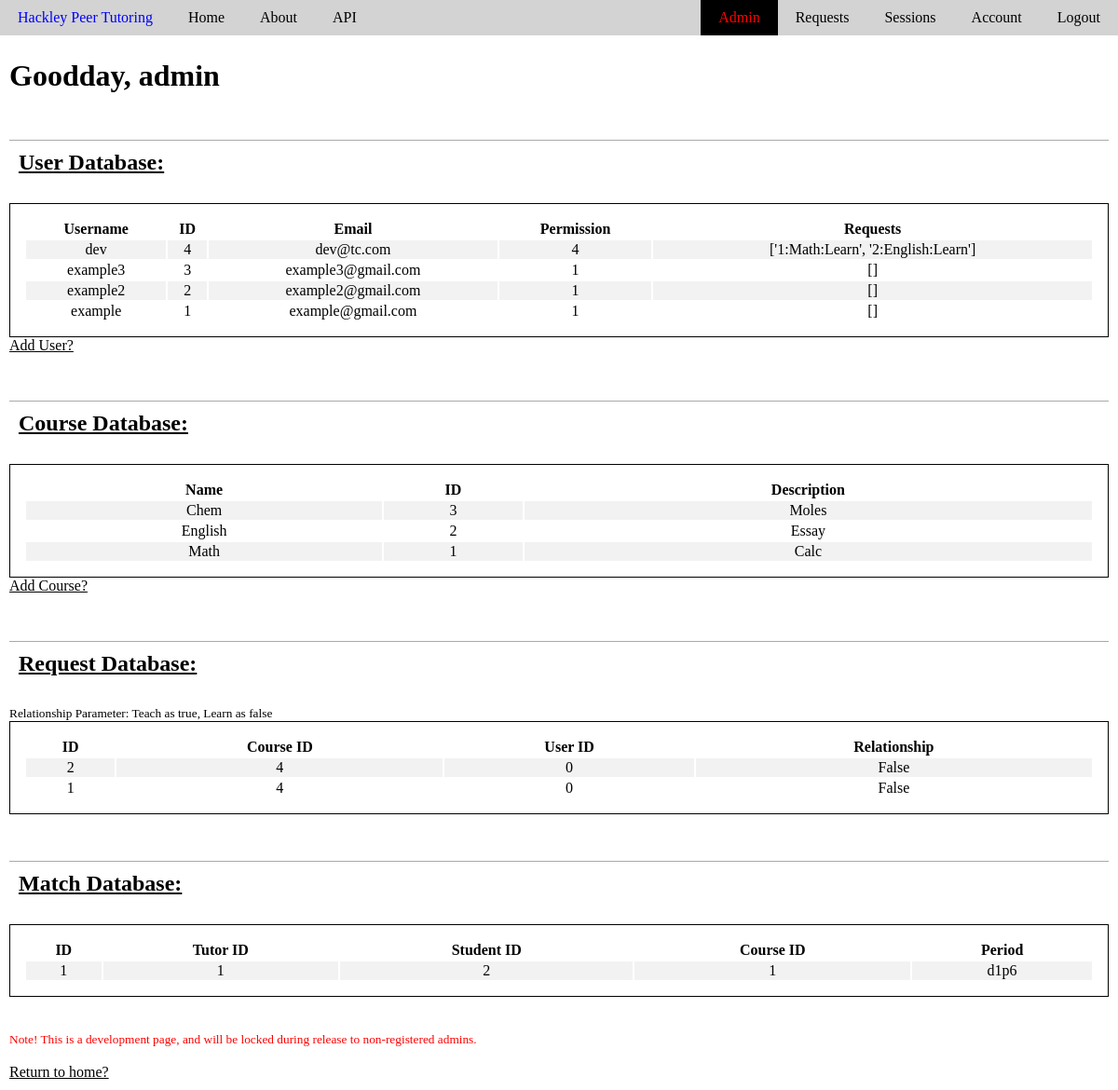
The app's page /admin (signed in) with its own data.
### PeerTutor/models.py (models this page shows, shortened)
class User(db.Model, UserMixin):
    __tablename__ = 'user'
    id = db.Column(db.Integer, primary_key=True)
    username = db.Column(db.String(20), unique=True, nullable=False)
    email = db.Column(db.String(120), unique=True, nullable=False)
    password = db.Column(db.String(60), nullable=False)
    permission = db.Column(db.Integer, default='1')
    grade = db.Column(db.Integer, nullable=False)
    date_joined = db.Column(db.DateTime, nullable=False, default=datetime.utcnow)
    gradeLevels = db.Column(db.String(20), default="8,9,10,11,12") #8 means all middle school
    schedule = db.relationship('Schedule', backref='user', lazy=True)
    requests = db.relationship('CourseRequest', backref='user', lazy=True)

class CourseRequest(db.Model):
    __tablename__ = 'courseRequest'
    id = db.Column(db.Integer, primary_key=True)
    user_id = db.Column(db.Integer, db.ForeignKey('user.id'), nullable=False)
    course_id = db.Column(db.Integer, nullable=False)
    relationship = db.Column('relationship', db.Boolean, nullable=False)
    date_added = db.Column(db.DateTime, nullable=False, default=datetime.utcnow)

class Course(db.Model):
    __tablename__ = 'course'
    id = db.Column(db.Integer, primary_key=True)
    name = db.Column(db.String(20), unique=True, nullable=False)
    description = db.Column(db.Text, nullable=False)

class Match(db.Model):
    __tablename__ = 'match'
    id = db.Column(db.Integer, primary_key=True)
    tutor_id = db.Column(db.Integer, nullable=False)
    tutee_id = db.Column(db.Integer, nullable=False)
    course_id = db.Column(db.Integer, nullable=False)
    period = db.Column('period', db.String, nullable=False)

### PeerTutor/admin/routes.py (the view)
@admin.route("/admin")
@login_required
def adminPage():
    if  current_user.is_authenticated and current_user.permission < 4:
        flash('You don\'t have permission to do that!', 'alert')
        return redirect(url_for('main.home'))
    else:
        users = User.query.order_by(User.date_joined.desc()).all()
        courses = Course.query.order_by(Course.id.desc()).all()
        requests = CourseRequest.query.order_by(CourseRequest.id.desc()).all()
        matches = Match.query.order_by(Match.id.desc()).all()
        return render_template('/admin.html', users=users, courses=courses,
            get_user_requests=get_user_requests, requests=requests, extract=extract,
            matches=matches)

### PeerTutor/admin/utils.py (called while the page is built)
def get_user_requests(user):
    requests = CourseRequest.query.filter_by(user=user).all()
    array_requests = []
    for request in requests:
        relationship = request.relationship
        if relationship == True:
            teachOrLearn = "Teach"
        else:
            teachOrLearn = "Learn"
        array_requests.append(str(request.id) + ":" + Course.query.get(request.id).name + ":" + teachOrLearn)
    return array_requests

### PeerTutor/models.py (called while the page is built)
@login_manager.user_loader
def load_user(user_id):
   return User.query.get(int(user_id))

### PeerTutor/templates/admin.html (shortened to what this page needs)
{% extends 'base.html' %}
{% block content %}
    <h1> Goodday, admin </h1>
    <h2 class="admin-table-title"> User Database: </h2>
    <table class="admin-table">
        <tr>
            <th> Username </th>
            <th> ID </th>
            <th> Email </th>
            <th> Permission </th>
            <th> Requests </th>
        </tr>
        {% for user in users %}
            <tr>
                <td> {{ user.username }} </td>
                <td> {{ user.id }} </td>
                <td> {{ user.email }} </td>
                <td> {{ user.permission }} </td>
                <td> {{ get_user_requests(user) }} </td>
            </tr>
        {% endfor %}
    </table>
    <a class="development-link" href="{{ url_for('admin.addUser')}}"> Add User? </a>
    <h2 class="admin-table-title"> Course Database: </h2>
    <table class="admin-table">
        <tr>
            <th> Name </th>
            <th> ID </th>
            <th> Description </th>
        </tr>
        {% for course in courses %}
            <tr>
                <td> {{ course.name }} </td>
                <td> {{ course.id }} </td>
                <td> {{ course.description }} </td>
            </tr>
        {% endfor %}
    </table>
    <a class="development-link" href="{{ url_for('admin.addCourse')}}"> Add Course? </a>
    <br>
    <h2 class="admin-table-title"> Request Database: </h2>
    <small>
        Relationship Parameter: Teach as true, Learn as false
    </small>
    <table class="admin-table">
        <tr>
            <th> ID </th>
            <th> Course ID </th>
            <th> User ID </th>
            <th> Relationship </th>
        </tr>
        {% for request in requests %}
            <tr>
                <td> {{ request.id }} </td>
                <td> {{ request.user_id }} </td>
                <td> {{ request.course_id }} </td>
                <td> {{ request.relationship}} </td>
            </tr>
        {% endfor %}
    </table>
    <h2 class="admin-table-title"> Match Database: </h2>
    <table class="admin-table">
        <tr>
            <th> ID </th>
            <th> Tutor ID </th>
            <th> Student ID </th>
            <th> Course ID </th>
            <th> Period </th>
        </tr>
        {% for match in matches %}
            <tr>
                <td> {{ match.id }} </td>
                <td> {{ match.tutor_id }} </td>
                <td> {{ match.tutee_id }} </td>
                <td> {{ match.course_id }} </td>
                <td> {{ match.period }} </td>
            </tr>
        {% endfor %}
    </table>
    <br> <br>
    <small style="color:red">
        Note! This is a development page, and will be locked during release to non-registered admins.
    </small>
    <br> <br>
    <a class="development-link" href="{{url_for('main.home')}}"> Return to home? </a>
{% endblock %}

### PeerTutor/templates/base.html (shortened to what this page needs)
<!DOCTYPE html>
<html lang="en">
<head>
    <link rel="stylesheet" type="text/css" href="{{ url_for('static', filename='main.css') }}">
</head>
<body>
  <header class="nav-bar-header">
    <nav class="nav-bar-nav">
      <div class="nav-bar-div">
        <a class="link left-link logo" href="{{ url_for('main.home') }}">Hackley Peer Tutoring</a>
          <div class="left-link-group">
            <a class="link left-link" href="{{ url_for('main.home') }}">Home</a>
            <a class="link left-link" href="{{ url_for('main.home') }}">About</a>
            <a class="link left-link" href="{{ url_for('main.apiHelp')}}">API</a>
          </div>
          <div class="right-link-group">
          {% if current_user.is_authenticated %}
            <a class="link right-link" href=" {{ url_for('users.logout') }}">Logout</a>
            <a class="link right-link" href=" {{ url_for('users.account') }}">Account</a>
            <a class="link right-link" href=" {{ url_for('main.home') }}">Sessions</a>
            <a class="link right-link" href=" {{ url_for('tutor_functions.requests') }}">Requests</a>
          {% else %}
            <a class="link right-link" href=" {{ url_for('users.login') }}">Login</a>
            <a class="link right-link" href="{{ url_for('users.register') }}">Register</a>
          {% endif %}
          {% if current_user.permission == 4%}
            <a class="link right-link admin-link" href="{{ url_for('admin.adminPage') }}">Admin</a>
          {% endif%}
        </div>
      </div>
    </nav>
  </header>
  <main role="main" class="content">
      <div class="#">
      <div class="#">
          {% block content %}{% endblock %}
      </div>
  </main>
</body>

### PeerTutor/static/main.css (style rules this page uses)
body { margin: 0px; }
.admin-table { border: 1px solid black; width: 100%; text-align: center; padding: 15px; }
tr { border-bottom: 1px solid black; border-right: 1px solid black; }
tr:nth-child(even) { background-color: #f2f2f2; }
.admin-table-title { text-decoration: underline; border-top: 1px solid darkgrey; margin-top: 50px; padding:10px; }
.development-link { color: black; }
.link { display: inline; padding-top: 10px; padding-bottom: 10px; padding-right: 19px; padding-left: 19px; margin-top:0px; color:black; text-decoration: none; background-color: lightgrey; }
.right-link { float: right; }
.left-link { float: left; }
.nav-bar-header { display:inline-block; height: auto; width: 100%; padding-top: 0px; background-color: lightgrey; margin-top: 0px; margin-left: 0px; margin-right: 0px; }
.logo { border-style: hidden; color: blue; margin-left: 0px; }
.left-link-group { float: left; }
.right-link-group { float:right; }
.nav-bar-nav { width: 100%; margin-top: 0px; margin-left: 0px; margin-right: 0px; }
.nav-bar-div { margin: 0px; }
.admin-link { color: red; background-color:black }
.content { margin: 10px; }

### records on screen
User: username "dev", id "4", email "dev@tc.com", permission "4"
CourseRequest: relationship+id "['1:Math:Learn', '2:English:Learn']", id "1", user_id "4", course_id "0", relationship "False"
User: username "example3", id "3", email "example3@gmail.com", permission "1", get_user_requests "[]"
User: username "example2", id "2", email "example2@gmail.com", permission "1", get_user_requests "[]"
User: username "example", id "1", email "example@gmail.com", permission "1", get_user_requests "[]"
Course: name "Chem", id "3", description "Moles"
Course: name "English", id "2", description "Essay"
Course: name "Math", id "1", description "Calc"
CourseRequest: id "2", user_id "4", course_id "0", relationship "False"
Match: id "1", tutor_id "1", tutee_id "2", course_id "1", period "d1p6"
